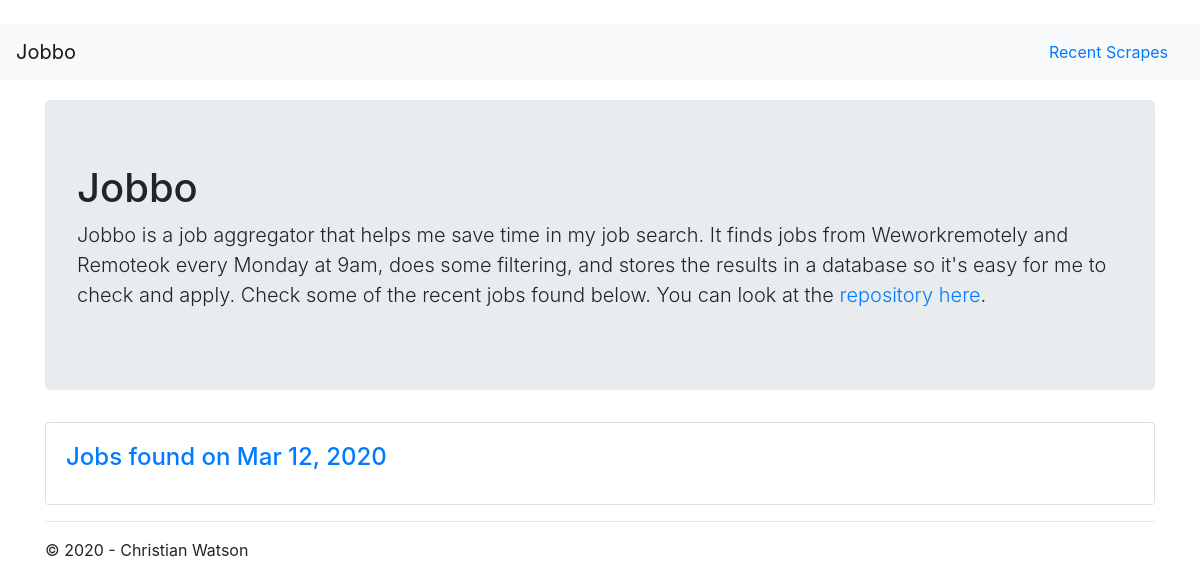
The app's page /, older data.
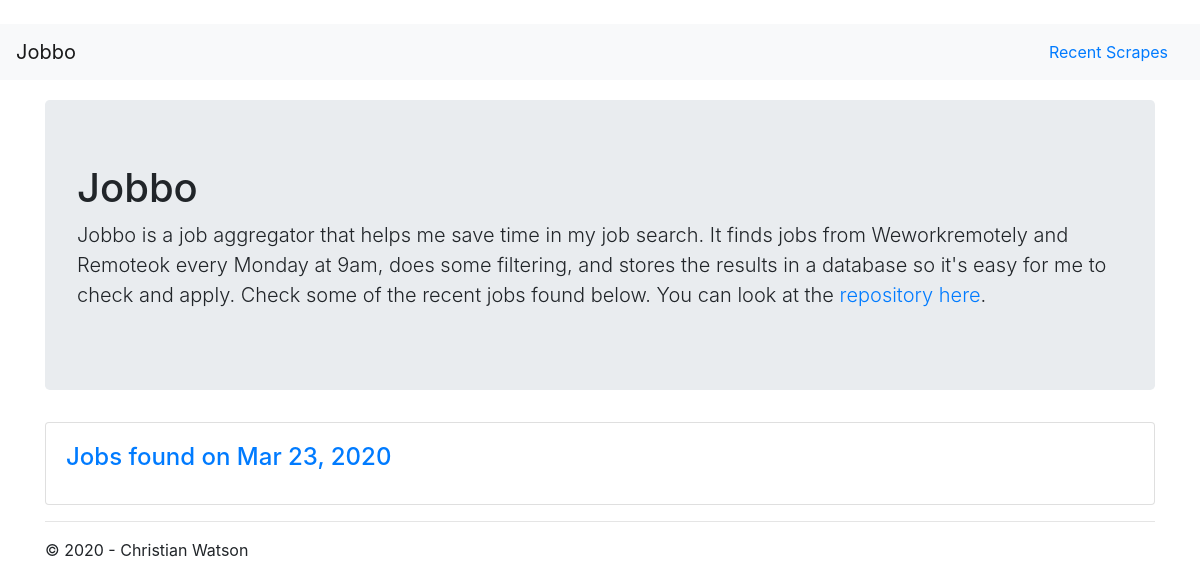
The same page, newer data.
### app/models.py (models this page shows)
class Scrape(models.Model):
    run_time = models.DateTimeField(default=timezone.now)
    class Meta:
        ordering = ['run_time']
    def __str__(self):
        return f'Jobs found on {self.run_time.strftime("%b %d, %Y")}'

### app/views.py (the view)
# urls.py: path('', views.home, name='home'),
def home(request):
    assert isinstance(request, HttpRequest)
    scrapes = Scrape.objects.all()
    return render(
        request,
        'app/index.html',
        {
            'title': 'Recent Scrapes - Jobbo',
            'year': datetime.now().year,
            'scrapes': scrapes
        }
    )

### app/templates/app/index.html
{% extends "app/layout.html" %}
{% block content %}
<div class="jumbotron">
    <h1>Jobbo</h1>
    <p class="lead">Jobbo is a job aggregator that helps me save time in my job search. It finds jobs from Weworkremotely and Remoteok every Monday at 9am, does some filtering, and stores the results in a database so it's easy for me to check and apply. Check some of the recent jobs found below. You can look at the <a href="https://github.com/nicofasho/Jobbo">repository here</a>.</p>
</div>
{% for scrape in scrapes reversed %}
<div class="card mb-3">
    <div class="card-body">
        <a href="{% url 'detail' scrape.id %}">
            <h4 class="card-title">
                {{ scrape }}
            </h4>
        </a>
    </div>
</div>
{% endfor %}
{% endblock %}

### app/templates/app/layout.html (shortened to what this page needs)
﻿<!DOCTYPE html>
<html>
<head>
    {% load static %}
    <link rel="stylesheet" href="https://stackpath.bootstrapcdn.com/bootstrap/4.4.1/css/bootstrap.min.css">
    <link rel="stylesheet" type="text/css" href="{% static 'app/content/site.css' %}" />
</head>
<body>
    <nav class="navbar navbar-expand-lg navbar-light bg-light">
        <a class="navbar-brand" href="{% url 'home' %}">Jobbo</a>
        <a class="nav-link ml-auto" href="{% url 'home' %}">Recent Scrapes</a>
    </nav>
    <div class="container body-content">
    {% block content %}
    {% endblock %}
        <hr/>
        <footer>
            <p>&copy; {{ year }} - Christian Watson</p>
        </footer>
    </div>
</body>
</html>

### app/static/app/content/site.css (style rules this page uses)
.body-content { padding-left: 15px; padding-right: 15px; }
nav { margin-bottom: 20px; }

Row changes from the older to the newer data that the page shows:
removed Scrape: run_time "Jobs found on Mar 12, 2020"
added Scrape: run_time "Jobs found on Mar 23, 2020"
